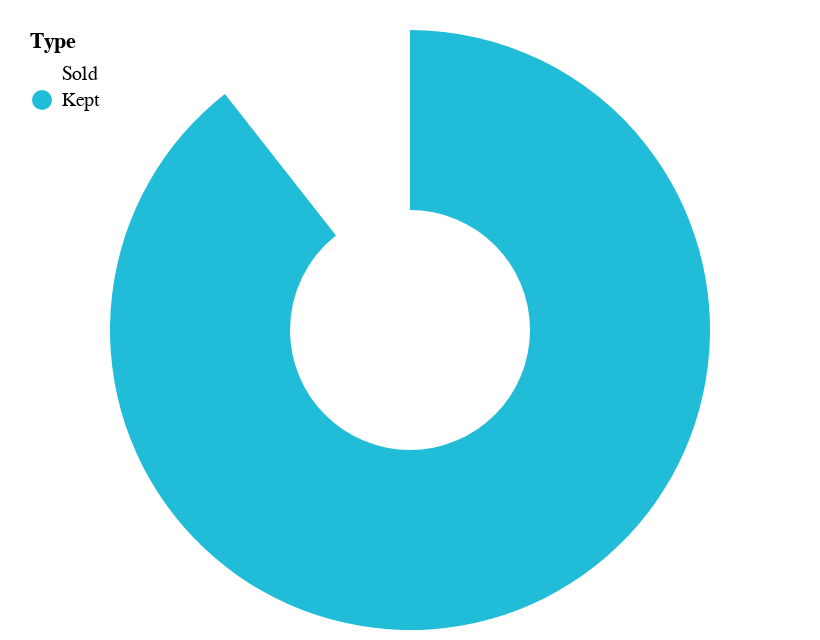

Here is the notebook cell this chart was saved with:
### Code cell
cp.sender_airdrop_op_charts(dp.amount_airdropped_dumped_df, dp.amount_airdropped_dumped_df.columns)

### Figure 1 — Vega-Lite specification as saved in the notebook (floating-point values rounded to 4 significant figures)
{"config": {"view": {"continuousWidth": 400, "continuousHeight": 300, "strokeOpacity": 0}}, "data": {"name": "data-d31768f546bf71ab64ad4dbb46cd2565"}, "mark": {"type": "arc", "innerRadius": 60}, "encoding": {"color": {"field": "Type", "legend": {"direction": "vertical", "legendY": -10, "orient": "none", "padding": 10}, "scale": {"domain": ["Sold", "Kept"], "range": ["#ffffff", "#21bcd7", "#F24A72"]}, "type": "nominal"}, "theta": {"field": "Amount", "type": "quantitative"}, "tooltip": [{"field": "Amount", "type": "nominal"}, {"field": "Type", "type": "nominal"}]}, "$schema": "https://vega.github.io/schema/vega-lite/v4.17.0.json", "datasets": {"data-d31768f546bf71ab64ad4dbb46cd2565": [{"Type": "Sold", "Amount": 1058000.0}, {"Type": "Kept", "Amount": 8942000.0}]}}
